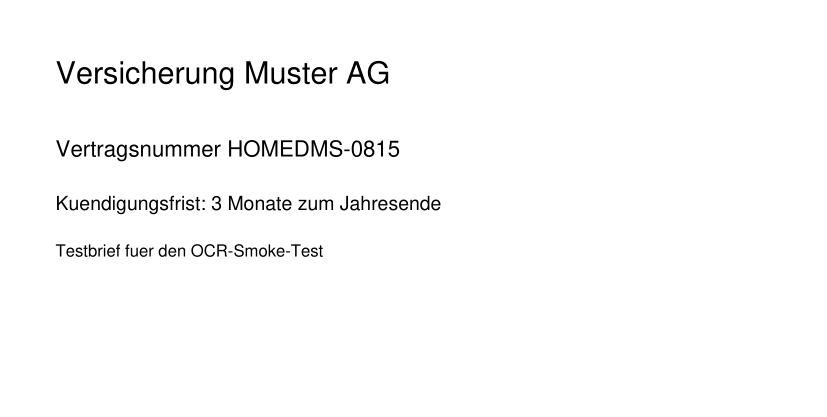
#> input picture scripts/testdaten/brief-scan.png, 1653 x 834 px (shown at 1/2 size)
$ python -i docscan.py   (imports and definitions only)
#> lines starting #> are read from the running program, lines starting #| are printed output that depends on the picture; after the words box and inside, x2 and y2 are one past the last pixel; in counts of white or black regions, pixels touching at a corner belong together
"""Fotografierte Dokumente automatisch zuschneiden und gerade richten ("Scanner-App"-Funktion).

Nutzerwunsch (03.10.2026): "beim Aufnehmen der Fotos die automatische Zuschnitt und
Neigungskorrektur". Ein Handy-Foto zeigt das Blatt meist schraeg von oben, mit Tisch drumherum
und leicht verdreht. Hier passiert in zwei Schritten, was eine Scanner-App macht:

1. Zuschnitt + Entzerrung: Blattrand als Viereck finden (Kanten UND hellste zusammenhaengende
   Flaeche, jeweils auf einer verkleinerten Kopie), dann das Viereck perspektivisch zu einem
   Rechteck ziehen. Liegt das Seitenverhaeltnis nahe an DIN A4, wird es genau A4.
2. Neigung: kleine Schraeglagen (bis 15 Grad) ueber die Textzeilen erkennen und ausgleichen -
   auch wenn kein Blattrand zu sehen ist (Foto ganz nah, Scan vom Flachbettscanner).

Grundsatz: lieber nichts tun als falsch schneiden. Ein Viereck wird nur genommen, wenn es
plausibel ist (gross genug, konvex, Winkel nahe 90 Grad, Blatt hebt sich vom Hintergrund ab).
Sonst bleibt das Bild, wie es ist - eine falsch abgeschnittene Seite waere schlimmer als ein
Tischrand im Bild. Drehungen um 90/180 Grad erledigt weiterhin die Texterkennung (ocr_image.py).

Reine Funktion (Bild rein, Bild raus), getestet in tests/test_docscan.py mit kuenstlichen Fotos.
"""
import logging
from dataclasses import dataclass

import cv2
import numpy as np
from PIL import Image

logger = logging.getLogger("homedms.core.docscan")

DETECT_EDGE = 900       # Erkennung auf einer Kopie mit dieser langen Kante - schnell und robust
WORK_EDGE = 3500        # Entzerrung auf hoechstens dieser Groesse (danach ohnehin max. 2500)
MIN_AREA = 0.18         # Blatt muss mindestens so viel vom Bild fuellen
MAX_AREA = 0.96         # fuellt das Viereck (fast) alles und ist rechtwinklig -> nichts zu tun
MIN_CORNER_ANGLE = 55   # Innenwinkel des Vierecks in Grad (Perspektive verzerrt etwas)
MAX_CORNER_ANGLE = 125
MIN_CONTRAST = 12       # Helligkeitsunterschied Blatt <-> Umgebung am Rand (0-255)
A4_RATIO = 2 ** 0.5
A4_SNAP = 0.08          # +-8 % am A4-Verhaeltnis -> genau A4
MAX_SKEW = 15.0         # groessere Schraeglagen sind keine "Neigung" mehr
MIN_SKEW = 0.4          # darunter lohnt das Drehen nicht
SKEW_PEAK = 1.6         # so deutlich muss die beste Ausrichtung hervorstechen


@dataclass(frozen=True)
class ScanResult:
    image: Image.Image
    cropped: bool = False
    skew: float = 0.0  # ausgeglichene Neigung in Grad
    corners: tuple[tuple[int, int], ...] | None = None  # erkannte Ecken im Eingangsbild (ol, or, ur, ul)

    @property
    def changed(self) -> bool:
        return self.cropped or self.skew != 0.0


# --- Viereck finden ------------------------------------------------------------------------


def _order(pts: np.ndarray) -> np.ndarray:
    """Ecken im Uhrzeigersinn ab oben links."""
    pts = pts.reshape(4, 2).astype(np.float32)
    center = pts.mean(axis=0)
    angles = np.arctan2(pts[:, 1] - center[1], pts[:, 0] - center[0])
    pts = pts[np.argsort(angles)]
    return np.roll(pts, -int(np.argmin(pts.sum(axis=1))), axis=0)


# [8 lines left out: function _corner_angles, not called in this run]


def _scaled(quad: np.ndarray, factor: float) -> np.ndarray:
    center = quad.mean(axis=0)
    return ((quad - center) * factor + center).astype(np.float32)


# [25 lines left out: function _contrast, not called in this run]


def _plausible(quad: np.ndarray, gray: np.ndarray) -> bool:
    h, w = gray.shape
    if not cv2.isContourConvex(quad.reshape(-1, 1, 2).astype(np.int32)):
        return False
    area = cv2.contourArea(quad) / (w * h)
    if not MIN_AREA <= area <= 0.995:
        return False
    if not all(MIN_CORNER_ANGLE <= a <= MAX_CORNER_ANGLE for a in _corner_angles(quad)):
        return False
    sides = [np.linalg.norm(quad[i] - quad[(i + 1) % 4]) for i in range(4)]
    if min(sides) < 0.2 * min(w, h):
        return False
    return _contrast(gray, quad) >= MIN_CONTRAST


def _to_quad(contour: np.ndarray) -> np.ndarray | None:
    """Kontur zu einem Viereck vereinfachen (ueber die konvexe Huelle - Finger/Knicke stoeren so weniger)."""
    hull = cv2.convexHull(contour)
    perimeter = cv2.arcLength(hull, True)
    for eps in (0.01, 0.02, 0.03, 0.045, 0.06, 0.08):
        approx = cv2.approxPolyDP(hull, eps * perimeter, True)
        if len(approx) == 4:
            return _order(approx)
        if len(approx) < 4:
            return None
    return None


def _edge_candidates(gray: np.ndarray) -> list[np.ndarray]:
    blurred = cv2.GaussianBlur(gray, (5, 5), 0)
    median = float(np.median(blurred))
    candidates = []
    for low, high in ((0.66 * median, 1.33 * median), (30, 90), (60, 180)):
        edges = cv2.Canny(blurred, max(5, low), max(20, high))
        edges = cv2.dilate(edges, cv2.getStructuringElement(cv2.MORPH_RECT, (3, 3)), iterations=2)
        contours, _ = cv2.findContours(edges, cv2.RETR_LIST, cv2.CHAIN_APPROX_SIMPLE)
        for contour in sorted(contours, key=cv2.contourArea, reverse=True)[:8]:
            quad = _to_quad(contour)
            if quad is not None:
                candidates.append(quad)
    return candidates


def _brightness_candidates(img: np.ndarray, gray: np.ndarray) -> list[np.ndarray]:
    """Papier ist hell und ungesaettigt - die groesste solche Flaeche ist meist das Blatt."""
    hsv = cv2.cvtColor(img, cv2.COLOR_BGR2HSV)
    paperness = cv2.subtract(hsv[:, :, 2], hsv[:, :, 1])
    paperness = cv2.GaussianBlur(paperness, (7, 7), 0)
    _, mask = cv2.threshold(paperness, 0, 255, cv2.THRESH_BINARY + cv2.THRESH_OTSU)
    size = max(3, int(min(gray.shape) * 0.03) | 1)
    kernel = cv2.getStructuringElement(cv2.MORPH_RECT, (size, size))
    mask = cv2.morphologyEx(mask, cv2.MORPH_CLOSE, kernel)  # Schrift im Blatt schliessen
    mask = cv2.morphologyEx(mask, cv2.MORPH_OPEN, kernel)
    contours, _ = cv2.findContours(mask, cv2.RETR_EXTERNAL, cv2.CHAIN_APPROX_SIMPLE)
    candidates = []
    for contour in sorted(contours, key=cv2.contourArea, reverse=True)[:2]:
        quad = _to_quad(contour)
        if quad is not None:
            candidates.append(quad)
    return candidates


def find_page(img: np.ndarray) -> np.ndarray | None:
    """Ecken des Blatts (ol, or, ur, ul) in Koordinaten von img - None, wenn nicht sicher erkennbar."""
    h, w = img.shape[:2]
    scale = DETECT_EDGE / max(h, w)
    small = cv2.resize(img, (round(w * scale), round(h * scale)), interpolation=cv2.INTER_AREA) if scale < 1 else img
    scale = min(scale, 1.0)
    gray = cv2.cvtColor(small, cv2.COLOR_BGR2GRAY)
    candidates = [q for q in _edge_candidates(gray) + _brightness_candidates(small, gray) if _plausible(q, gray)]
    if not candidates:
        return None
    # Das groesste plausible Viereck ist das Blatt (kleinere sind Kaesten/Tabellen IM Blatt)
    best = max(candidates, key=cv2.contourArea)
    # Kanten werden bei der Erkennung etwas verbreitert -> minimal nach innen, sonst bleibt ein
    # duenner Streifen Tisch am Rand stehen
    inset = 0.004 * min(gray.shape) * 2 / np.sqrt(cv2.contourArea(best))
    return (_scaled(best, 1 - inset) / scale).astype(np.float32)


# [15 lines left out: functions _target_size, _warp, not called in this run]


# --- Neigung -------------------------------------------------------------------------------


def _profile_scores(ink: np.ndarray, angles: np.ndarray) -> tuple[np.ndarray, np.ndarray]:
    h, w = ink.shape
    center = (w / 2, h / 2)
    rows, cols = [], []
    for angle in angles:
        matrix = cv2.getRotationMatrix2D(center, float(angle), 1.0)
        rotated = cv2.warpAffine(ink, matrix, (w, h), flags=cv2.INTER_NEAREST, borderValue=0)
        rows.append(float(np.var(rotated.sum(axis=1, dtype=np.float64))))
        cols.append(float(np.var(rotated.sum(axis=0, dtype=np.float64))))
    return np.array(rows), np.array(cols)


def estimate_skew(gray: np.ndarray) -> float:
    """Neigung der Textzeilen in Grad (positiv = gegen den Uhrzeigersinn zu drehen); 0 = keine/unsicher.

    Projektionsprofil: Bei der richtigen Drehung liegen die Zeilen genau waagerecht - die Summen
    je Bildzeile wechseln dann am staerksten zwischen "voll Schrift" und "leer". Spalten werden
    ebenso geprueft, damit auch ein quer liegendes Blatt erkannt wird.
    """
    h, w = gray.shape
    scale = 1000 / max(h, w)
    if scale < 1:
        gray = cv2.resize(gray, (round(w * scale), round(h * scale)), interpolation=cv2.INTER_AREA)
    ink = cv2.adaptiveThreshold(gray, 1, cv2.ADAPTIVE_THRESH_MEAN_C, cv2.THRESH_BINARY_INV, 25, 15)
    if not 0.004 < float(ink.mean()) < 0.35:
        return 0.0  # kaum Schrift (oder fast alles dunkel) - nichts Verlaessliches zu messen

    coarse = np.arange(-MAX_SKEW, MAX_SKEW + 0.01, 0.5)
    rows, cols = _profile_scores(ink, coarse)
    best = None
    for scores in (rows, cols):
        peak = float(scores.max()) / (float(np.median(scores)) + 1e-9)
        if best is None or peak > best[0]:
            best = (peak, scores)
    peak, scores = best
    if peak < SKEW_PEAK:
        return 0.0
    use_rows = scores is rows
    angle = float(coarse[int(np.argmax(scores))])
    fine = np.arange(angle - 0.5, angle + 0.51, 0.1)
    fine_rows, fine_cols = _profile_scores(ink, fine)
    angle = float(fine[int(np.argmax(fine_rows if use_rows else fine_cols))])
    if abs(angle) < MIN_SKEW or abs(angle) > MAX_SKEW - 0.25:
        return 0.0  # am Rand des Suchbereichs = vermutlich keine echte Zeilenstruktur
    return round(angle, 1)


# [23 lines left out: functions _rotate, rectify, not called in this run]


def _rectify(image: Image.Image) -> ScanResult:
    rgb = image.convert("RGB")
    if max(rgb.size) > WORK_EDGE:
        rgb = rgb.copy()
        rgb.thumbnail((WORK_EDGE, WORK_EDGE), Image.Resampling.LANCZOS)
    factor = image.width / rgb.width
    img = cv2.cvtColor(np.asarray(rgb), cv2.COLOR_RGB2BGR)
    h, w = img.shape[:2]

    corners = None
    quad = find_page(img)
    if quad is not None:
        area = cv2.contourArea(quad) / (w * h)
        square = all(abs(a - 90) < 3 for a in _corner_angles(quad))
        if area > MAX_AREA and square:
            quad = None  # Blatt fuellt das Bild schon - Zuschnitt wuerde nur Pixel kosten
    if quad is not None:
        img = _warp(img, quad)
        corners = tuple((round(x * factor), round(y * factor)) for x, y in quad)

    skew = estimate_skew(cv2.cvtColor(img, cv2.COLOR_BGR2GRAY))
    if skew:
        img = _rotate(img, skew)

    if corners is None and not skew:
        return ScanResult(image)
    out = Image.fromarray(cv2.cvtColor(img, cv2.COLOR_BGR2RGB))
    logger.info("Foto aufbereitet: zugeschnitten=%s, Neigung=%.1f Grad", corners is not None, skew)
    return ScanResult(out, cropped=corners is not None, skew=skew, corners=corners)

>>> from PIL import Image
>>> picture = Image.open('../../../scripts/testdaten/brief-scan.png')
#> picture is the input picture: PIL image 1653x834 RGB; min 0, max 255, mean 250.2
>>> result = _rectify(picture)
#> in find_page, `small = cv2.resize(img, (round(w * scale), round(h * scale)), interpol..`:
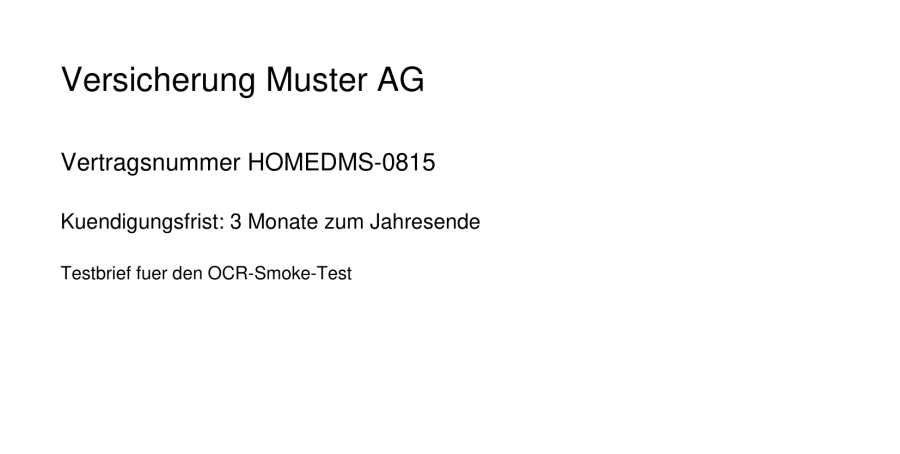
#> small: shape (454, 900, 3); min 0, max 255, mean 250.2
#> in _edge_candidates, `median = float(np.median(blurred))`: median = 255
#> the loop in _edge_candidates, `for low, high in ((0.66 * median, 1.33 * median), (30, 90), (60, 180)):` made 3 passes
#> (low, high) on passes 1 to 3: (168.3, 339.2), (30, 90), (60, 180)
#> pass 1, in _edge_candidates, `edges = cv2.Canny(blurred, max(5, low), max(20, high))`:
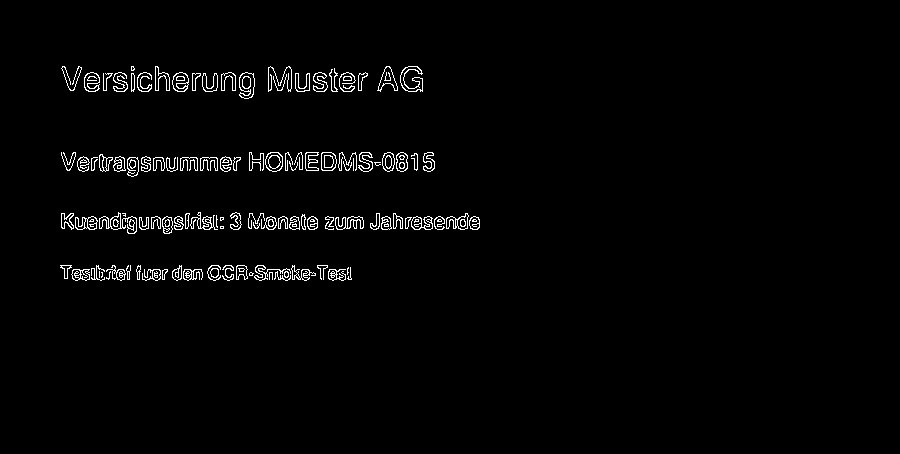
#> edges: shape (454, 900); 1.9% white in thin lines or dots, all inside (x1, y1, x2, y2) = (60, 66, 480, 281)
#> pass 1, in _edge_candidates, `edges = cv2.dilate(edges, cv2.getStructuringElement(cv2.MORPH_RECT, (3..`:
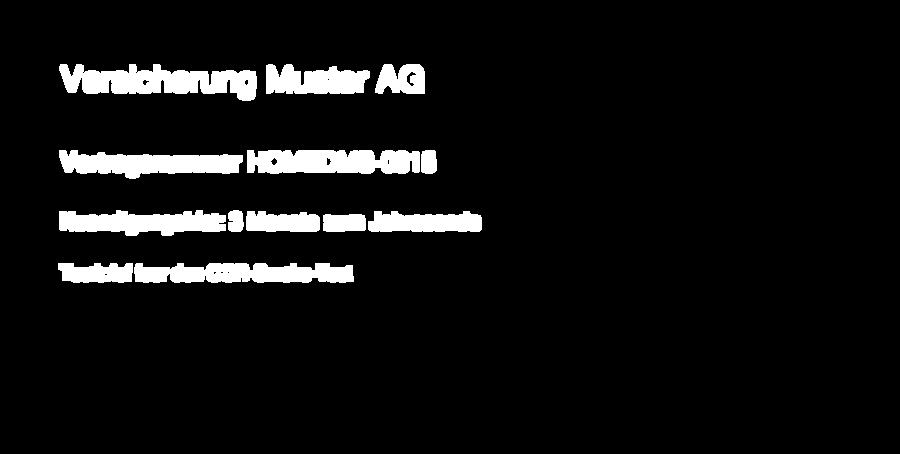
#> edges: shape (454, 900); 6.8% white; 13 white regions, largest, box (x1, y1, x2, y2) and area: (59, 64, 257, 101) 4437, (247, 150, 420, 174) 3668, (134, 263, 354, 283) 3628
#> after the loop in _edge_candidates, `for low, high in ((0.66 * median, 1.33 * median), (30, 90), (60, 180)):`: candidates = 24 items
#> in _brightness_candidates, `hsv = cv2.cvtColor(img, cv2.COLOR_BGR2HSV)`: hsv: shape (454, 900, 3); mean H, S, V 0, 0, 250.2
#> in _brightness_candidates, `_, mask = cv2.threshold(paperness, 0, 255, cv2.THRESH_BINARY + cv2.THR..`:
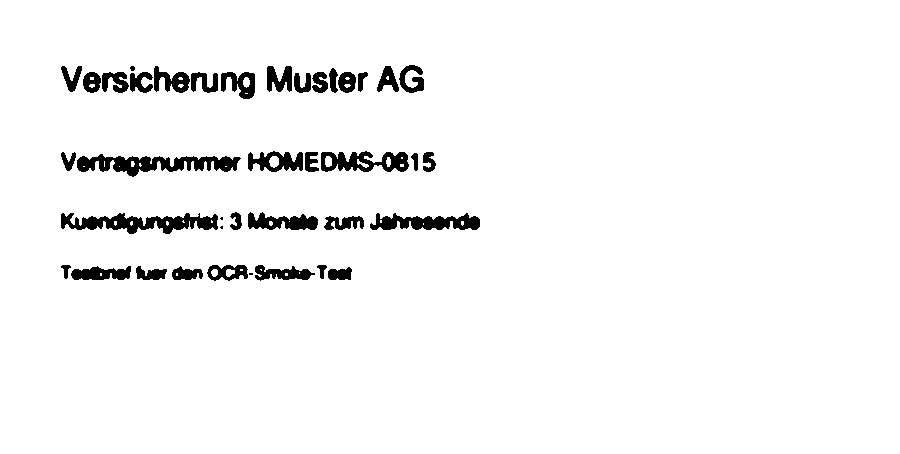
#> mask: shape (454, 900); 96.1% white; 39 black regions (3 under 20 px), largest, box (x1, y1, x2, y2) and area: (77, 154, 241, 177) 1879, (61, 213, 218, 234) 1766, (370, 213, 480, 230) 1197
#> in _brightness_candidates, `mask = cv2.morphologyEx(mask, cv2.MORPH_CLOSE, kernel)`: mask: shape (454, 900); every value is 255
#> in _brightness_candidates, `contours, _ = cv2.findContours(mask, cv2.RETR_EXTERNAL, cv2.CHAIN_APPR..`: contours = [[[0, 0], [0, 453], [899, 453], [899, 0]]]
#> the loop in _brightness_candidates, `for contour in sorted(contours, key=cv2.contourArea, reverse=True)[:2]:` made 1 pass
#> (contour, hull in _to_quad, perimeter in _to_quad, quad) on pass 1: ([[0, 0], [0, 453], [899, 453], [899, 0]], [[899, 0], [899, 453], [0, 453], [0, 0]], 2704, [[0, 0], [899, 0], [899, 453], [0, 453]])
#> after the loop in _brightness_candidates, `for contour in sorted(contours, key=cv2.contourArea, reverse=True)[:2]:`: candidates = [[[0, 0], [899, 0], [899, 453], [0, 453]]]
#> in _plausible, `h, w = gray.shape`: h = 454; w = 900
#> in _plausible, `area = cv2.contourArea(quad) / (w * h)`: area = 0.0119
#> in find_page, `candidates = [q for q in _edge_candidates(gray) + _brightness_candidat..`: candidates = []
#> in estimate_skew, `ink = cv2.adaptiveThreshold(gray, 1, cv2.ADAPTIVE_THRESH_MEAN_C, cv2.T..`: ink: shape (505, 1000); values 0 (black) and 1 (white), 2.3% white; 117 white regions (9 under 20 px), largest, box (x1, y1, x2, y2) and area: (298, 74, 324, 101) 358, (445, 73, 470, 102) 304, (265, 81, 283, 109) 249
#> after the loop in _profile_scores, `for angle in angles:`:
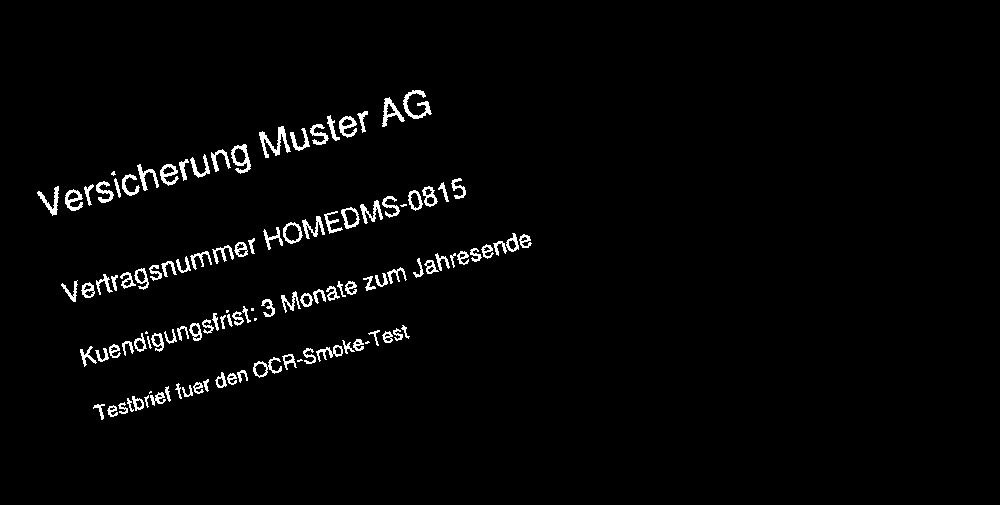
#> rotated: shape (505, 1000); values 0 (black) and 1 (white), 2.3% white in thin lines or dots, all inside (x1, y1, x2, y2) = (37, 90, 532, 420)
#> after the loop in _profile_scores, `for angle in angles:`: cols = 61 values, max 232.7 at index 32, min 181.1 at index 0, mean 211.7; rows = 61 values, max 3167.1 at index 30, min 416 at index 60, mean 1050.1
#> the loop in estimate_skew, `for scores in (rows, cols):` made 2 passes
#> peak on passes 1 to 2: 4.76, 1.1
#> in estimate_skew, `peak, scores = best`: peak = 4.76; scores has the same summary as rows in _profile_scores
#> in estimate_skew, `use_rows = scores is rows`: use_rows = True
#> in estimate_skew, `angle = float(coarse[int(np.argmax(scores))])`: angle = 0
#> in estimate_skew, `fine = np.arange(angle - 0.5, angle + 0.51, 0.1)`: fine = [-0.5, -0.4, -0.3, -0.2, -0.1, -1.11e-16, 0.1, 0.2, 0.3, 0.4, 0.5]
#> the loop in _profile_scores (call 2), `for angle in angles:` made 11 passes
#> (angle, matrix) on passes 1 to 10: (-0.5, [[1, -0.00873, 2.22], [0.00873, 1, -4.35]]), (-0.4, [[1, -0.00698, 1.77], [0.00698, 1, -3.48]]), (-0.3, [[1, -0.00524, 1.33], [0.00524, 1, -2.61]]), (-0.2, [[1, -0.00349, 0.884], [0.00349, 1, -1.74]]), (-0.1, [[1, -0.00175, 0.441], [0.00175, 1, -0.872]]), (-1.11e-16, [[1, -1.94e-18, 4.89e-16], [1.94e-18, 1, -9.69e-16]]), (0.1, [[1, 0.00175, -0.44], [-0.00175, 1, 0.873]]), (0.2, [[1, 0.00349, -0.878], [-0.00349, 1, 1.75]]), (0.3, [[1, 0.00524, -1.32], [-0.00524, 1, 2.62]]), (0.4, [[1, 0.00698, -1.75], [-0.00698, 1, 3.5]])
#> pass 1, in _profile_scores (call 2), `rotated = cv2.warpAffine(ink, matrix, (w, h), flags=cv2.INTER_NEAREST,..`:
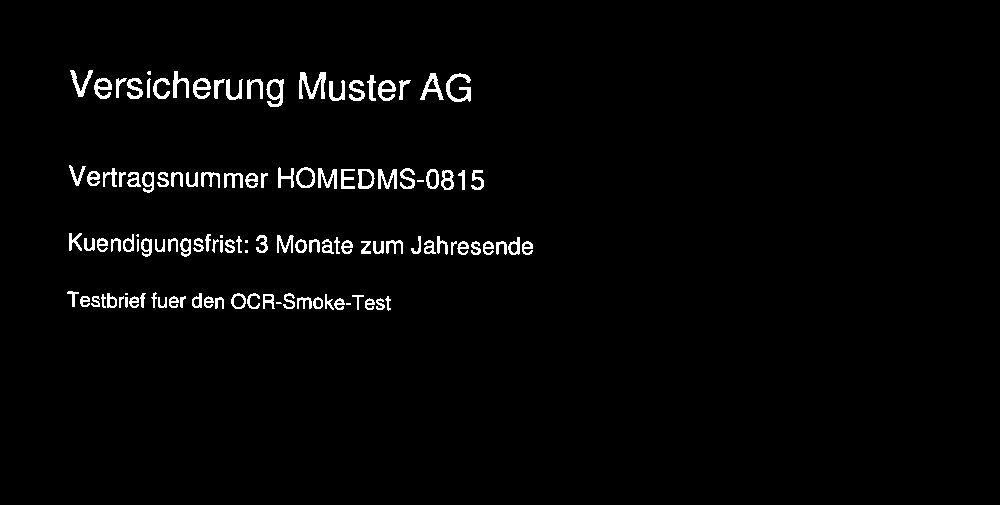
#> rotated: shape (505, 1000); values 0 (black) and 1 (white), 2.3% white; 117 white regions (9 under 20 px), largest, box (x1, y1, x2, y2) and area: (299, 72, 326, 99) 358, (446, 73, 471, 102) 304, (266, 79, 284, 107) 249
#> after the loop in _profile_scores (call 2), `for angle in angles:`:
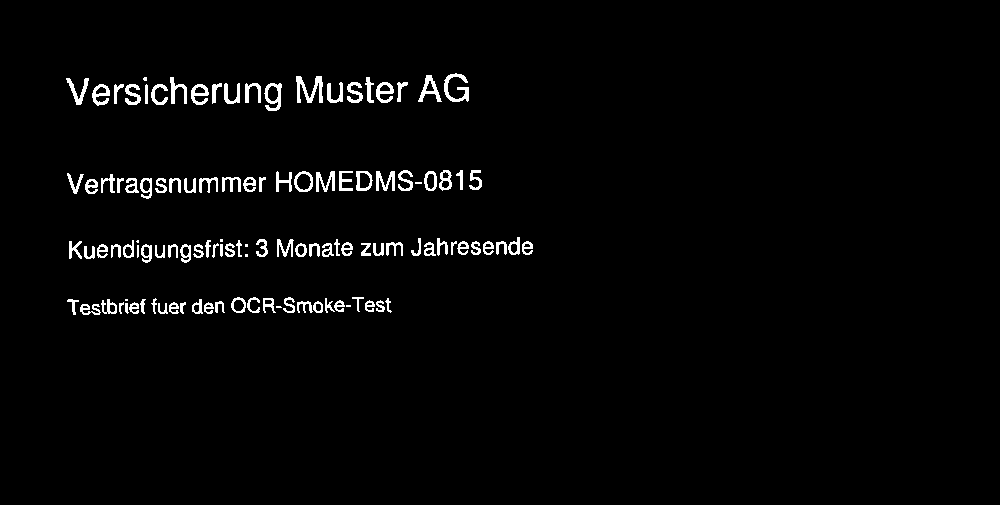
#> rotated: shape (505, 1000); values 0 (black) and 1 (white), 2.3% white; 115 white regions (9 under 20 px), largest, box (x1, y1, x2, y2) and area: (296, 76, 323, 103) 358, (444, 73, 469, 102) 304, (264, 83, 282, 111) 249
#> after the loop in _profile_scores (call 2), `for angle in angles:`: cols = [224.6, 223.6, 225.8, 225.8, 227.5, 227.5, 227.5, 230.3, 230.4, 227, 228.2]; rows = [2897.1, 2957.6, 3030.8, 3088, 3087.2, 3167.1, 3066.8, 3081.5, 2993.9, 2923.4, 2873.9]
#> in estimate_skew, `fine_rows, fine_cols = _profile_scores(ink, fine)`: fine_rows has the same summary as rows in _profile_scores; fine_cols has the same summary as cols in _profile_scores
#> in estimate_skew, `angle = float(fine[int(np.argmax(fine_rows if use_rows else fine_cols)..`: angle = -1.11e-16
#> in _rectify, `skew = estimate_skew(cv2.cvtColor(img, cv2.COLOR_BGR2GRAY))`: skew = 0
